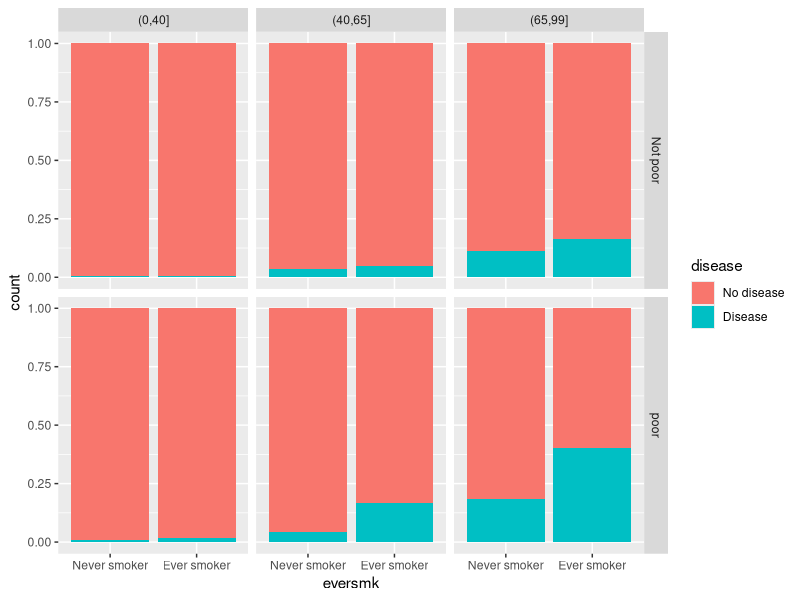
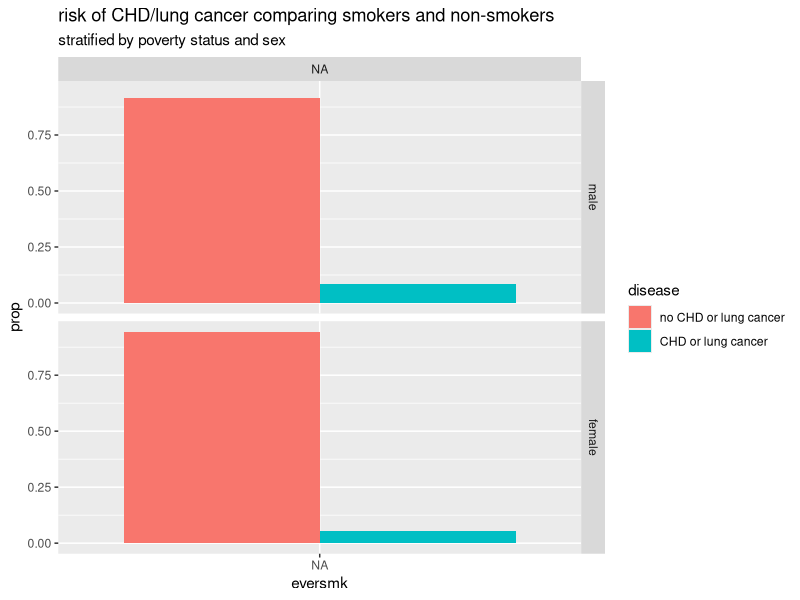
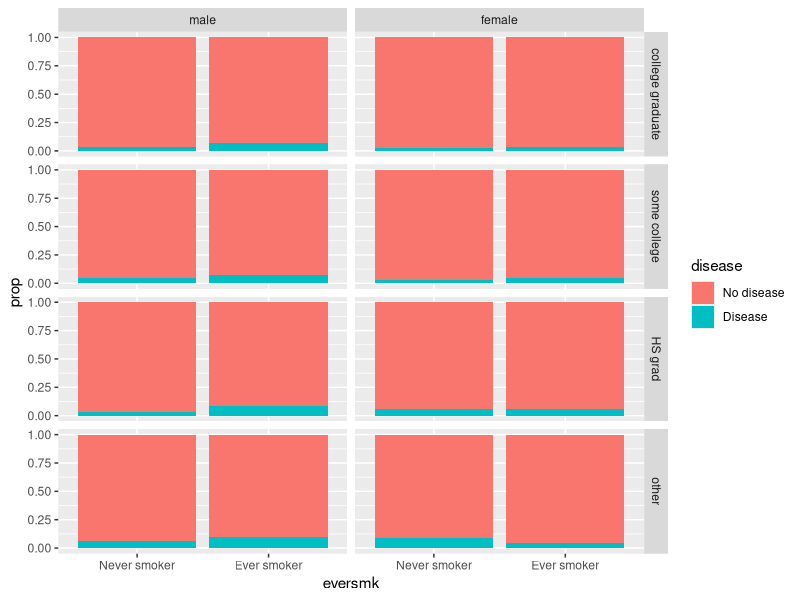
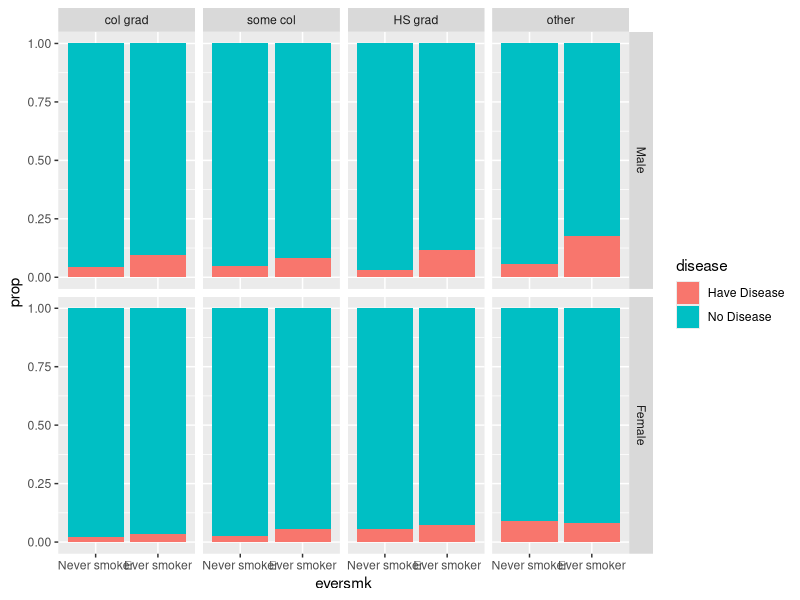
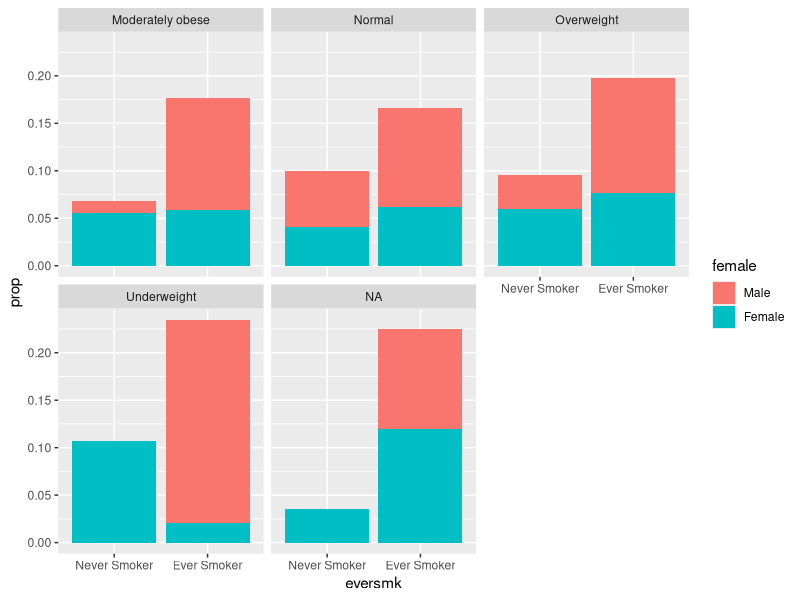
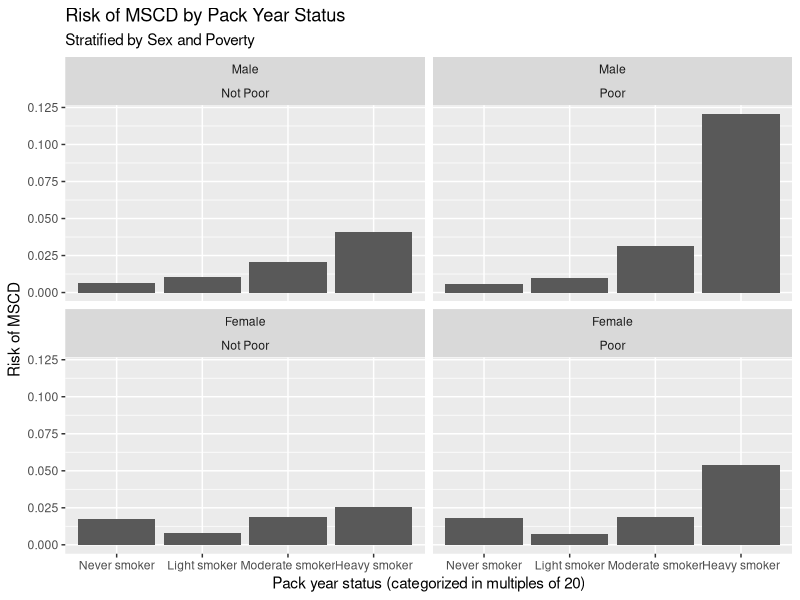
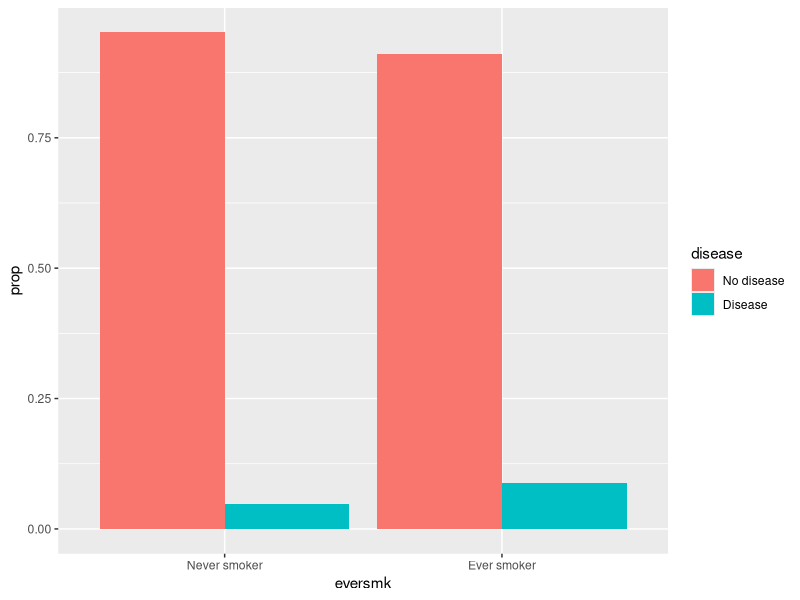
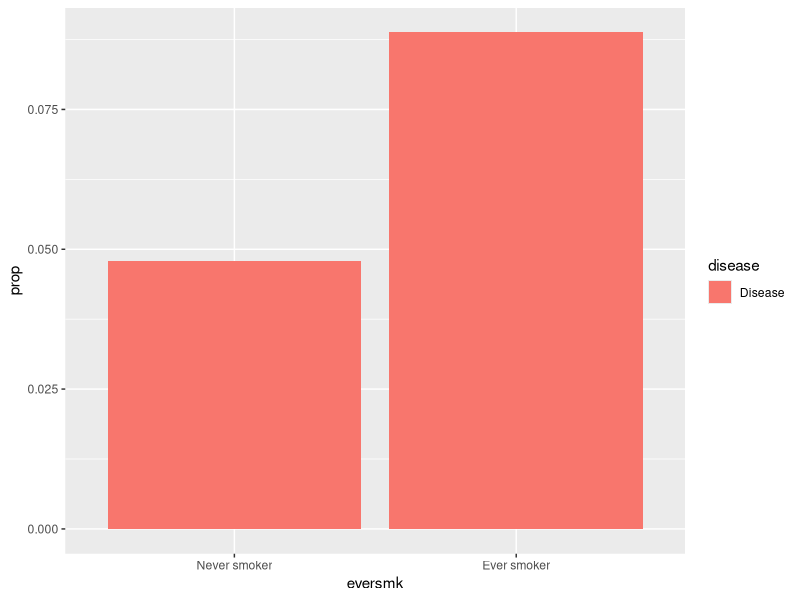

Write the R code that produced these figures, in order.
## ---- chunk 1
knitr::opts_chunk$set(echo = TRUE, message = FALSE)
knitr::opts_knit$set(root.dir = "/cloud/project")
## ---- chunk 2
library(tidyverse)  # core group of tidyverse packages
library(kableExtra)  # to make nice tables
## ---- chunk 3
nmes_data <- read_csv("module_1/nmesUNPROC.csv")

nmes_data <- nmes_data %>% 
  mutate(disease = factor(lc5==1|chd5 == 1, levels=c(FALSE, TRUE), labels=c("No disease", "Disease")),eversmk = factor(eversmk, levels = c("0", "1"), labels = c("Never smoker", "Ever smoker")), ageCat = cut(age, breaks=c(0,40,65,99)),poor= factor(poor, levels=c("0", "1"), labels=c("Not poor", "poor"))) 

ggplot(data = nmes_data) + 
  geom_bar(mapping = aes(x = eversmk, fill = disease), position = "fill")+facet_grid(poor~ageCat)

## ---- chunk 4
nmes_data_raw <- read_csv("module_1/nmesUNPROC.csv")

nmes_data <- nmes_data %>%
  mutate(disease = ifelse(lc5 == 1 | chd5 == 1, "disease", "no disease"),
         disease = factor(disease, levels =c("no disease", "disease"), labels = c("no CHD or lung cancer", "CHD or lung cancer")),
         eversmk = factor(eversmk, levels = c("0", "1"), labels = c("Never smoker", "Ever smoker")),
         poor = factor(poor, levels = c("0", "1"), labels = c("not poor", "poor")),
         female = factor(female, levels = c("0", "1"), labels = c("male", "female")),
         )

### table of disease proportions grouped by smoking status, poverty status, and sex  
my_table <- nmes_data %>%
  count(disease, eversmk, female, poor) %>%
  group_by(eversmk, female, poor) %>%
  mutate(prop = n/sum(n))

my_table

###data display of risk of disease comparing smokers and non-smokers stratified by poverty status and sex
ggplot(data = my_table) + 
  geom_bar(aes(x = eversmk, y = prop, fill = disease), 
           stat = "identity", position = "dodge") +
  facet_grid(female~poor) + 
  labs(title = "risk of CHD/lung cancer comparing smokers and non-smokers", 
       subtitle = "stratified by poverty status and sex")

## ---- chunk 5
nmes_data <- read_csv("module_1/nmesUNPROC.csv")

### recoded the variables eversmk, lc5, female, and educate in the nmes_data  to be factor variables with meaningful labels

nmes_data <- nmes_data %>%
  mutate(eversmk = factor(eversmk, levels = c("0", "1"), labels = c("Never smoker", "Ever smoker")),
         lc5 = factor(lc5, levels = c("0", "1"), labels = c("No LC", "LC")), 
         female = factor(female, levels = c("0", "1"), labels = c("male", "female")), 
         educate = factor(educate, levels = c("1", "2", "3", "4"), labels = c("college graduate", "some college", "HS grad", "other")))

nmes_data <- nmes_data %>%
  mutate(disease = factor(lc5 == 1 | chd5 == 1, levels=c(FALSE, TRUE),
                          labels=c("No disease", "Disease")), 
         ageCat = cut(age, breaks=c(0,40,65,99)))

### create a table before creating the bar graph

my_table <- nmes_data %>%
  count(eversmk, disease, educate, female) %>%
  group_by(eversmk) %>% #allows risk of disease to be calculated for smokers and non smoker
  mutate(prop = n/sum(n))

### this graph accounts for the confounders educate and female while comparing risk of disease between smokers and non smokers

ggplot(data = my_table) + 
  geom_bar(aes(x = eversmk, y = prop, fill = disease), stat = "identity", position = "fill") + 
  facet_grid(educate~female)

## ---- chunk 6
nmes_data <- read_csv("module_1/nmesUNPROC.csv")

#recode the eversmk, female, and educate values to have more meaningful labels
nmes_data <- nmes_data %>%
  mutate(lc5 = factor(lc5, levels=c("0","1"), labels=c("No Lung Disease", "Lung Disease")),
         chd5=factor(chd5, levels=c("0","1"), labels=c("No CHD", "Have CHD")),
         eversmk = factor(eversmk, levels = c("0", "1"), labels = c("Never smoker", "Ever smoker")),
         female = factor (female, levels = c("0","1"), labels = c("Male","Female")),
         educate = factor(educate, levels = c("1","2","3","4"), labels = c("col grad","some col","HS grad", "other" ))
  )

#create a column called "disease" by combining the lc5 and chd5 columns in the original dataset 
nmes_data <- nmes_data %>%
  mutate(disease = (lc5 =="Lung Disease"|chd5 == "Have CHD"))
 
# recode the disease values to have more meaningful labels.
nmes_data <- nmes_data %>% 
  mutate(disease = factor(disease, levels = c("TRUE", "FALSE"), labels=c("Have Disease", "No Disease")))

#create a data table that only has the columns we need. 
nmes_table <- nmes_data %>%
  count(eversmk,disease,female, educate) %>%
  group_by(eversmk,female, educate)%>%
  mutate(prop=n/sum(n))

#plot the graph
ggplot(data = nmes_table) + 
  geom_bar(mapping = aes(x = eversmk, y = prop, fill = disease), stat="identity", position= position_stack(reverse = TRUE)) +
  facet_grid(female~educate)

## ---- chunk 7
nmes_data <- read_csv("module_1/nmesUNPROC.csv")

### combine lc5 and chd5 to create disease variable
nmes_data <- nmes_data %>%
  mutate(Disease = factor(lc5 == 1 | chd5 == 1, 
                          levels=c(FALSE, TRUE), 
                          labels=c("No disease", "Disease")))

### create BMI categories

nmes_data <- nmes_data %>%
  mutate(BMI_cat = case_when(
    bmi < 18.5 ~ "Underweight",
    bmi >= 18.5 & bmi < 25 ~ "Normal",
    bmi >= 25 & bmi < 30 ~ "Overweight",
    bmi >= 30 ~ "Moderately obese",))

### rename female variable
nmes_data <- nmes_data %>%
  mutate(female = factor(female, levels = c(0,1), labels = c("Male", "Female")))

### rename female variable
nmes_data <- nmes_data %>%
  mutate(eversmk = factor(eversmk, levels = c(0,1), labels = c("Never Smoker", "Ever Smoker")))

### defining proportion
nmes_data1 <- nmes_data %>%
  count(eversmk, Disease, BMI_cat, female) %>%
  group_by(eversmk, BMI_cat, female)%>%
  mutate(prop = n/sum(n))

nmes_data1 %>%
  filter(Disease == "Disease") %>%
  ggplot() +
  geom_bar(mapping = aes(x = eversmk, y = prop, fill = female), stat = "identity") + facet_wrap(~BMI_cat)

## ---- chunk 8
nmes_data <- read_csv("module_1/nmesUNPROC.csv")

nmes_data <- nmes_data %>% 
  mutate("mscd" = if_else(lc5 == 1 |chd5 == 1, "MSCD", "No MSCD"), mscd = factor(mscd, levels = c("MSCD", "No MSCD"))) %>%
  mutate(lc5 = factor(lc5, levels = c("0", "1"), labels = c("No LC", "LC"))) %>%
  mutate(chd5 = factor(chd5, levels = c("0", "1"), labels = c("No CHD", "CHD"))) %>%
  mutate(female = factor(female, levels = c("0", "1"), labels = c("Male", "Female"))) %>%
  mutate(poor = factor(poor, levels = c("0", "1"), labels = c("Not Poor", "Poor"))) %>%
  mutate(eversmk = factor(eversmk, levels = c("0", "1"), labels = c("Never smoker", "Ever smoker"))) %>%
  mutate("heavysmk" = if_else(packyears >= 40, "Heavy smoker", if_else(40 >= packyears & packyears > 20, "Moderate smoker", if_else(20 >= packyears & packyears > 0, "Light smoker", "Never smoker"))), heavysmk = factor(heavysmk, levels = c("Never smoker", "Light smoker", "Moderate smoker", "Heavy smoker")))

heavsmk_table <- nmes_data %>%
  count(mscd, heavysmk, female, poor) %>%
  group_by(heavysmk) %>%
  mutate(prop = n/sum(n)) %>%
  filter(mscd == "MSCD")

ggplot(data = heavsmk_table) + 
  geom_bar(aes(x = heavysmk, y = prop), stat = "identity", position = "dodge") + facet_wrap(female~poor) +
           labs(title = "Risk of MSCD by Pack Year Status",
                subtitle = "Stratified by Sex and Poverty",
                x = "Pack year status (categorized in multiples of 20)",
                y = "Risk of MSCD")


## ---- chunk 9
nmes_data <- read_csv("module_1/nmesUNPROC.csv")

### Here I am recoding the following variables: eversmk, lc5, poor, and educate. Recoding them this way makes it easier to understand the values of the original data.
nmes_data <- nmes_data %>%
  mutate(eversmk = factor(eversmk, levels = c("0", "1"), labels = c ("Never smoker", "Ever smoker")),
         lc5 = factor(lc5, levels = c("0", "1"), labels = c("No LC", "LC")),
         poor = factor(poor, levels = c("0", "1"), labels = c("Not Poor", "Poor")),
         educate = factor(educate, levels = c("1", "2", "3", "4"), labels = c("College Grad", "Some College", "HS Grad", "Other")))

### Below is the code I used to display my data in a table.
library (knitr)
nmes_data %>%
  count(lc5, eversmk, poor, educate) %>%
  group_by(eversmk, poor, educate) %>%
  mutate(prop = n/sum(n)) %>%
  kable(digits = 4)
### I decided to group by the variables eversmk, poor, and educate. I chose to do this because the proportions displayed are the probability of having/not having lung cancer given a certain smoking status, poverty level and education status.

## ---- chunk 10
nmes_data <- read_csv("module_1/nmesUNPROC.csv")

nmes_data <- nmes_data %>%
  mutate(eversmk = factor(eversmk, levels = c("0", "1"), labels = c("Never smoker", "Ever smoker")),
         lc5 = factor(lc5, levels = c("0", "1"), labels = c("No LC", "LC")),
         chd5 = factor(chd5, levels = c("0", "1"), labels = c("No CHD", "CHD"))
         )

#etc, fill in the rest of appropriate variables here
## ---- chunk 11
nmes_data <- nmes_data %>%
  mutate(disease = factor(lc5 == "LC" | chd5 == "CHD", 
                          levels=c(FALSE, TRUE), 
                          labels=c("No disease", "Disease")))


# We can take a look at the combined variable with the two individual variables
nmes_data %>%
  count(disease, lc5, chd5)
## ---- chunk 12
my_table <- nmes_data %>%
  count(eversmk, disease) %>%
  group_by(eversmk) %>%
  mutate(prop = n/sum(n))

my_table
## ---- chunk 13
ggplot(data = my_table) + 
  geom_bar(aes(x = eversmk, y = prop, fill = disease), stat = "identity", position = "dodge")
## ---- chunk 14
my_table %>%
  filter(disease == "Disease") %>%
  ggplot() + 
  geom_bar(aes(x = eversmk, y = prop, fill = disease), stat = "identity")
## ---- chunk 15
my_table %>%
  filter(disease == "Disease") %>%
  ggplot() + 
  geom_bar(aes(x = eversmk, y = prop, fill = disease), stat = "identity") + 
  geom_text(aes(x = eversmk, y = prop, label = prop))
## ---- chunk 16
my_table <- nmes_data %>%
  count(eversmk, disease) %>%
  group_by(eversmk) %>%
  mutate(percent =round(n/sum(n)*100,1))

my_table

my_table %>%
  filter(disease == "Disease") %>%
  ggplot() + 
  geom_bar(aes(x = eversmk, y = percent, fill = disease), stat = "identity") + 
  geom_text(aes(x = eversmk, y = percent, label = percent))
## ---- chunk 17
ggplot(data = nmes_data) + 
  geom_bar(mapping = aes(x = eversmk, fill = disease), position = "fill") +
  facet_wrap(~beltuse)

ggplot(data = nmes_data) + 
  geom_bar(mapping = aes(x = eversmk, fill = disease), position = "fill") +
  facet_grid(marital~beltuse)
## ---- chunk 18
my_table <- nmes_data %>%
  count(eversmk, disease) %>%
  group_by(eversmk) %>%
  mutate(prop = n/sum(n))

my_table

ggplot(data = my_table) + 
  geom_bar(aes(x = eversmk, y = prop, fill = disease), stat = "identity", position = "dodge")
## ---- chunk 19
my_table <- nmes_data %>%
  count(beltuse, eversmk, disease) %>%
  group_by(eversmk) %>%
  mutate(prop = n/sum(n))

my_table

ggplot(data = my_table) + 
  geom_bar(aes(x = eversmk, y = prop, fill = disease), stat = "identity", position = "dodge") +
  facet_wrap(~ beltuse)
## ---- chunk 20
my_table <- nmes_data %>%
  count(beltuse, eversmk, disease) %>%
  group_by(beltuse, eversmk) %>%
  mutate(prop = n/sum(n))

my_table

ggplot(data = my_table) + 
  geom_bar(aes(x = eversmk, y = prop, fill = disease), stat = "identity", position = "dodge") +
  facet_wrap(~ beltuse)
## ---- chunk 21
my_table <- nmes_data %>%
  count(marital, beltuse, eversmk, disease) %>%
  group_by(marital, beltuse, eversmk) %>%
  mutate(prop = n/sum(n))

my_table

ggplot(data = my_table) + 
  geom_bar(aes(x = eversmk, y = prop, fill = disease), stat = "identity", position = "dodge") +
  facet_wrap(marital ~ beltuse)
## ---- chunk 22
nmes_data <- nmes_data %>%
  mutate(poor = factor(poor, levels = c("0", "1"), labels = c("N Poor", "Poor")))

nmes_data <- nmes_data %>%
  mutate(female = factor(female,levels = c("0", "1"), labels = c("M", "F")))

my_table <- nmes_data %>%
   mutate(female_poor = paste(female, poor, sep = " ")) %>%
  mutate(female_poor_smk = paste(female_poor, eversmk, sep = " " )) %>%
  count(lc5, female_poor_smk, educate) %>%
  group_by(female_poor_smk) %>%
  mutate(prop = n/sum(n))

my_table
## ---- chunk 23
nmes_data <- nmes_data %>% 
  mutate(age_cat = cut(age,
                      breaks = c(0,30,60,100),
                      labels = c("Age < 30", "Age 30-60", "Age > 60")))

nmes_data %>% count(age_cat)
## ---- chunk 24
nmes_data <- nmes_data %>% 
  mutate(age_cat = case_when(
    age > 0 & age < 30 ~ "Age < 30",
    age >= 30 & age <=60 ~ "Age 30-60",
    age > 60 ~ "Age > 60"
  ))

nmes_data %>% count(age_cat)
## ---- chunk 25
my_table <- nmes_data %>%
  count(eversmk, disease) %>%
  group_by(eversmk) %>%
  mutate(prop = n/sum(n))

ggplot(data = my_table) + 
  geom_bar(aes(x = eversmk, y = prop, fill = disease), stat = "identity", position = "dodge") +
  labs(y= "Risk of MSCD",
       x= "",
       title= "Risk of MSCD, comparing smokers to non-smokers", 
       fill = "Disease status")
